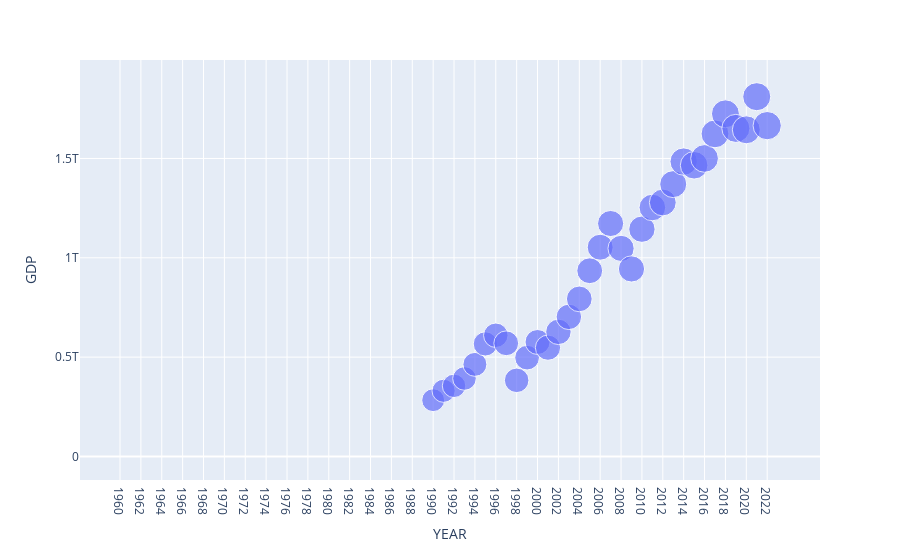

This figure's notebook cell:
### Code cell
df = px.data.gapminder()

fig = px.scatter(merged_df, x="YEAR", y="GDP",
	         size="Laborforce", size_max=20)
display(fig)
